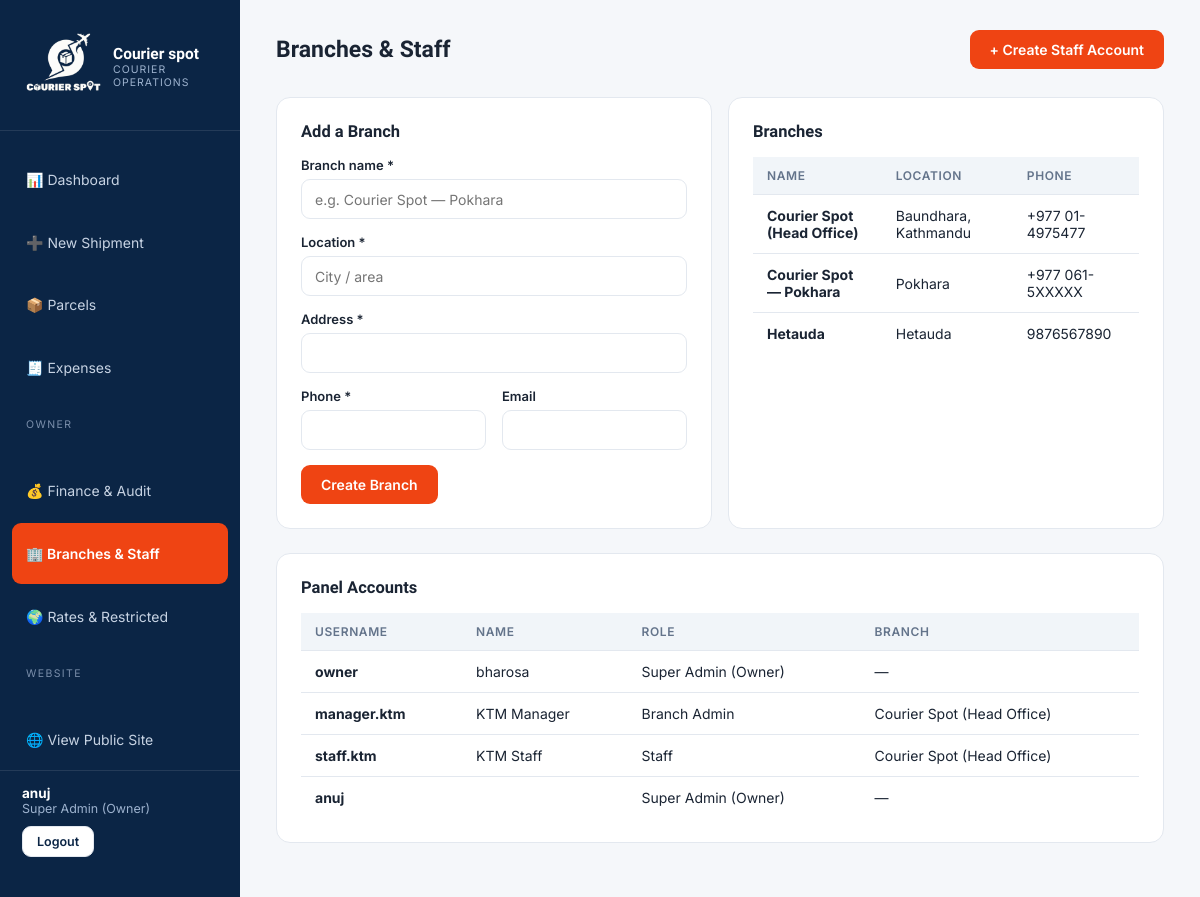
The app's page /panel/branches/ (signed in) with its own data.
### accounts/models.py (models this page shows, shortened)
class User(AbstractUser):
    class Roles(models.TextChoices):
        SUPERADMIN = 'SUPERADMIN', 'Super Admin (Owner)'
        BRANCH_ADMIN = 'BRANCH_ADMIN', 'Branch Admin'
        STAFF = 'STAFF', 'Staff'
        CUSTOMER = 'CUSTOMER', 'Customer'
    role = models.CharField(max_length=20, choices=Roles.choices, default=Roles.CUSTOMER)
    branch = models.ForeignKey('operations.Branch', null=True, blank=True,
                               on_delete=models.SET_NULL, related_name='users')
    phone = models.CharField(max_length=20, blank=True)
    address = models.CharField(max_length=255, blank=True)
    @property
    def is_owner(self):
        return self.role == self.Roles.SUPERADMIN

### operations/models.py (models this page shows, shortened)
class Branch(models.Model):
    name = models.CharField(max_length=120)
    location = models.CharField(max_length=160, help_text='City / area, e.g. Kathmandu — Dhumbarahi')
    address = models.CharField(max_length=255)
    phone = models.CharField(max_length=40)
    email = models.EmailField(blank=True)
    is_active = models.BooleanField(default=True)
    created_at = models.DateTimeField(auto_now_add=True)
    class Meta:
        verbose_name_plural = 'Branches'

### operations/views.py (the view, shortened to what this page needs)
# urls.py: path('panel/branches/', ops.branches, name='branches'),
@owner_required
def branches(request):
    return render(request, 'panel/branches.html',
                  {'branches': Branch.objects.all(), 'staff': User.objects.exclude(role='CUSTOMER')})

### operations/views.py (called while the page is built)
def owner_required(view):
    @wraps(view)
    @login_required
    def wrapper(request, *a, **kw):
        if not request.user.is_owner:
            return HttpResponseForbidden('Owner access only.')
        return view(request, *a, **kw)
    return wrapper

### templates/panel/branches.html (shortened to what this page needs)
{% extends "panel/base_panel.html" %}
{% block content %}
<div class="topbar"><h1>Branches & Staff</h1><a class="btn" href="{% url 'staff_create' %}">+ Create Staff Account</a></div>
<div class="fgrid">
  <div class="card">
    <h3>Add a Branch</h3>
    <form method="post">{% csrf_token %}
      <div class="fg"><label>Branch name *</label><input name="name" placeholder="e.g. Courier Spot — Pokhara" required></div>
      <div class="fg"><label>Location *</label><input name="location" placeholder="City / area" required></div>
      <div class="fg"><label>Address *</label><input name="address" required></div>
      <div class="fgrid">
        <div class="fg"><label>Phone *</label><input name="phone" required></div>
        <div class="fg"><label>Email</label><input type="email" name="email"></div>
      </div>
      <button class="btn">Create Branch</button>
    </form>
  </div>
  <div class="card">
    <h3>Branches</h3>
    <table><thead><tr><th>NAME</th><th>LOCATION</th><th>PHONE</th></tr></thead><tbody>
      {% for b in branches %}<tr><td><b>{{ b.name }}</b></td><td>{{ b.location }}</td><td>{{ b.phone }}</td></tr>{% endfor %}
    </tbody></table>
  </div>
</div>
<div class="card">
  <h3>Panel Accounts</h3>
  <table><thead><tr><th>USERNAME</th><th>NAME</th><th>ROLE</th><th>BRANCH</th></tr></thead><tbody>
    {% for s in staff %}<tr><td><b>{{ s.username }}</b></td><td>{{ s.first_name }}</td><td>{{ s.get_role_display }}</td><td>{{ s.branch.name|default:"—" }}</td></tr>{% endfor %}
  </tbody></table>
</div>
{% endblock %}

### templates/panel/base_panel.html (shortened to what this page needs)
<!DOCTYPE html>
<html lang="en">
<head>
</head>
<body>
<aside class="side">
  {% load static %}
  <a class="brand" href="{% url 'panel_dashboard' %}">
     <img src="{% static 'courierspotlogowhite.png' %}" alt="Courier Spot" style="height:80px;width:auto;display:block">
    <span><b>Courier spot</b><small>COURIER OPERATIONS</small></span>
  </a>
  <nav>
    <a href="{% url 'panel_dashboard' %}" class="{% if request.resolver_match.url_name == 'panel_dashboard' %}active{% endif %}">📊 Dashboard</a>
    <a href="{% url 'shipment_create' %}" class="{% if request.resolver_match.url_name == 'shipment_create' %}active{% endif %}">➕ New Shipment</a>
    <a href="{% url 'parcel_list' %}" class="{% if request.resolver_match.url_name == 'parcel_list' %}active{% endif %}">📦 Parcels</a>
    <a href="{% url 'expenses' %}" class="{% if request.resolver_match.url_name == 'expenses' %}active{% endif %}">🧾 Expenses</a>
    {% if user.is_owner %}
    <div class="sec">OWNER</div>
    <a href="{% url 'finance' %}" class="{% if request.resolver_match.url_name == 'finance' %}active{% endif %}">💰 Finance & Audit</a>
    <a href="{% url 'branches' %}" class="{% if request.resolver_match.url_name == 'branches' %}active{% endif %}">🏢 Branches & Staff</a>
    <a href="{% url 'rates_manage' %}" class="{% if request.resolver_match.url_name == 'rates_manage' %}active{% endif %}">🌍 Rates & Restricted</a>
    {% endif %}
    <div class="sec">WEBSITE</div>
    <a href="/" target="_blank">🌐 View Public Site</a>
  </nav>
  <div class="foot">
    <b>{{ user.first_name|default:user.username }}</b>
    {{ user.get_role_display }}{% if user.branch %} · {{ user.branch.name }}{% endif %}
    <form method="post" action="{% url 'logout' %}" style="margin-top:10px">{% csrf_token %}
      <button class="btn ghost" style="padding:7px 14px;font-size:12.5px">Logout</button></form>
  </div>
</aside>
<main class="main">
  {% block content %}{% endblock %}
</main>
</body>
</html>

### templates/panel/base_panel.html (style rules this page uses)
:root { --navy:#0B2545;--navy-2:#13315C;--crimson:#EF4413;--crimson-2:#F76B3F;--gold:#F2A900; --bg:#F5F7FA;--card:#FFFFFF;--border:#E3E8EF;--text:#1A2433;--muted:#64748B }
* { margin:0;padding:0;box-sizing:border-box }
body { font-family:'Inter',sans-serif;background:var(--bg);color:var(--text);display:flex;min-height:100vh }
a { text-decoration:none;color:inherit }
h1,h2,h3 { font-family:'Sora',sans-serif }
.side { width:240px;background:var(--navy);color:#fff;padding:26px 0;display:flex;flex-direction:column;position:fixed;top:0;bottom:0 }
.side .brand { display:flex;align-items:center;gap:11px;padding:0 22px 24px;border-bottom:1px solid rgba(255,255,255,.1);margin-bottom:18px }
.side .brand b { font-family:'Sora';font-size:15.5px }
.side .brand small { display:block;font-size:10.5px;color:#9DB2CE;letter-spacing:1px }
.side nav { display:grid;gap:2px;padding:0 12px;flex:1 }
.side nav a { padding:11px 14px;border-radius:9px;font-size:14px;color:#C7D3E3;display:flex;gap:11px;align-items:center;transition:background .2s,color .2s }
.side nav a.active { background:var(--crimson);color:#fff;font-weight:600 }
.side .sec { font-size:10.5px;letter-spacing:1.4px;color:#7B8FAB;padding:18px 14px 6px }
.side .foot { padding:14px 22px;border-top:1px solid rgba(255,255,255,.1);font-size:12.5px;color:#9DB2CE }
.side .foot b { color:#fff;display:block;font-size:13.5px }
.main { margin-left:240px;flex:1;padding:30px 36px;max-width:calc(100vw - 240px) }
.topbar { display:flex;justify-content:space-between;align-items:center;margin-bottom:28px;gap:18px;flex-wrap:wrap }
.topbar h1 { font-size:23px }
.btn { display:inline-flex;align-items:center;gap:8px;background:var(--crimson);color:#fff;border:none;padding:11px 20px;border-radius:9px;font-weight:600;font-size:14px;cursor:pointer;font-family:inherit;transition:background .2s,transform .2s }
.btn.ghost { background:#fff;color:var(--navy);border:1px solid var(--border) }
.card { background:var(--card);border:1px solid var(--border);border-radius:14px;padding:24px;margin-bottom:24px }
.card h3 { font-size:16.5px;margin-bottom:16px }
table { width:100%;border-collapse:collapse;font-size:14px }
th { text-align:left;padding:11px 14px;background:#F1F5F9;color:var(--muted);font-size:12px;letter-spacing:.6px;font-weight:600 }
td { padding:12px 14px;border-top:1px solid var(--border) }
label { display:block;font-size:13px;font-weight:600;margin-bottom:6px }
input,select,textarea { width:100%;border:1px solid var(--border);border-radius:9px;padding:10.5px 13px;font-size:14px;font-family:inherit;outline:none;background:#fff }
.fgrid { display:grid;grid-template-columns:1fr 1fr;gap:16px }
.fg { margin-bottom:15px }

### records on screen
User: first_name "anuj", role "Super Admin (Owner)", username "anuj", branch.name "—"
Branch: name "Courier Spot (Head Office)", location "Baundhara, Kathmandu", phone "+977 01-4975477"
Branch: name "Courier Spot — Pokhara", location "Pokhara", phone "+977 061-5XXXXX"
Branch: name "Hetauda", location "Hetauda", phone "9876567890"
User: username "owner", first_name "bharosa", role "Super Admin (Owner)", branch.name "—"
User: username "manager.ktm", first_name "KTM Manager", role "Branch Admin", branch.name "Courier Spot (Head Office)"
User: username "staff.ktm", first_name "KTM Staff", role "Staff", branch.name "Courier Spot (Head Office)"
